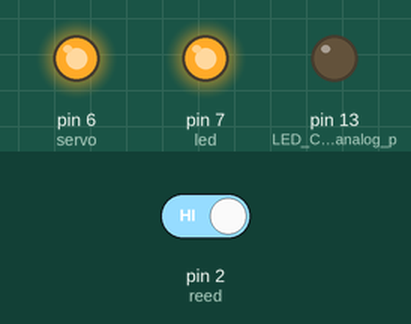
This sketch was run on a simulated Arduino Uno, built with avr-gcc and run on an emulated ATmega328P. Shown: output pins drawn as LEDs (lit = HIGH). The inputs (shaded band) are chosen by the test bench; at power-on: pin 2 (reed) HIGH. Storage starts empty; the audio player accepts every command and is not drawn; what the sketch prints to the serial monitor is not drawn.

Above: at 1.2 s.
1.3 s: pin 2 (reed) driven LOW
At 1.9 s:
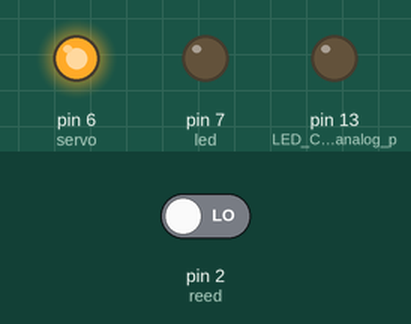
2.8 s: pin 2 (reed) driven HIGH
At 4.0 s:
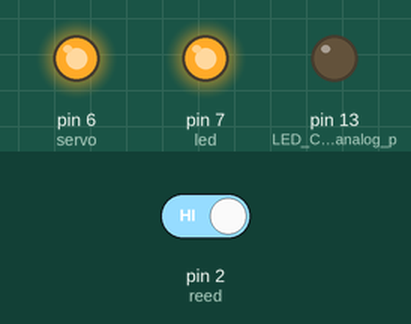
4.3 s: pin 2 (reed) driven LOW
At 7.0 s:
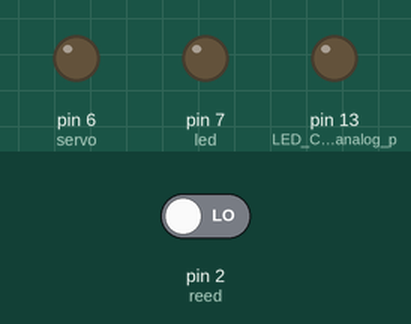
Timing chart, 0 to 8.5 s (numbered marks = the images above; inputs shaded):
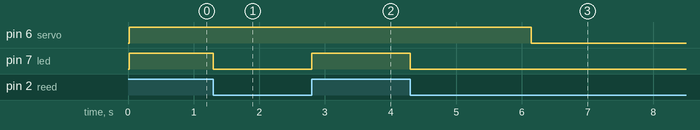

The sketch:

boneca_1.ino
```cpp
#include <SD.h>                      // need to include the SD library
//#define SD_ChipSelectPin 53  //example uses hardware SS pin 53 on Mega2560
#define SD_ChipSelectPin 4  //using digital pin 4 on arduino nano 328, can use other pins
#include <TMRpcm.h>           //  also need to include this library...
#include <SPI.h>
//#include <Servo.h>

//Servo myservo;  // create servo object to control a servo

TMRpcm tmrpcm;   // create an object for use in this sketch

unsigned long time = 0;


int reed = 2;
int led = 7;
int habilita = true;
int servo = 6;

void setup(){


  pinMode(led,OUTPUT);
  pinMode(servo,OUTPUT);
  tmrpcm.speakerPin = 9; //5,6,11 or 46 on Mega, 9 on Uno, Nano, etc
  //Complimentary Output or Dual Speakers:
  //pinMode(10,OUTPUT); Pin pairs: 9,10 Mega: 5-2,6-7,11-12,46-45
  pinMode(reed,INPUT_PULLUP);
  Serial.begin(115200);
  pinMode(13,OUTPUT); //LED Connected to analog pin 0
  if (!SD.begin(SD_ChipSelectPin)) {  // see if the card is present and can be initialized:
    Serial.println("SD fail");
    return;   // don't do anything more if not

  }
  else{
    Serial.println("SD ok");
  }
  digitalWrite(servo,0);
  //tmrpcm.volume(1);
  //tmrpcm.volume(1);
  //myservo.attach(6);
  //myservo.write(90);
  //delay(2000);
  //tmrpcm.speakerPin = 9; //5,6,11 or 46 on Mega, 9 on Uno, Nano, etc

  tmrpcm.play("choro.wav"); //the sound file "music" will play each time the arduino powers up, or is reset
  //delay(7000);
  //tmrpcm.stopPlayback();

}


void loop(){

  digitalWrite(led,digitalRead(reed));

  if(digitalRead(reed)&& habilita){
    digitalWrite(servo,1);
    tmrpcm.volume(1);
    tmrpcm.volume(1);
    tmrpcm.play("grito.wav"); //the sound file "music" will play each time the arduino powers up, or is reset
    int tempo = 0;

    while(tempo <6000){
      digitalWrite(led,digitalRead(reed));
      delay(1);
      tempo++;
    }
    tmrpcm.stopPlayback();
    tmrpcm.volume(0);
    tmrpcm.volume(0);
    tmrpcm.play("choro.wav");
    delay(10);
    tmrpcm.stopPlayback();
    habilita = false;
    digitalWrite(servo,0);
  }

  //blink the LED manually to demonstrate music playback is independant of main loop
  if(habilita &&(millis() - time > 30000) ) {
    tmrpcm.play("choro.wav");
    time = millis();
  }
  if(!digitalRead(reed)&& !habilita){
    delay(1000);
    time = millis();
    habilita = true;
    tmrpcm.play("choro.wav");
  }

}
```

Measured:
- after the input at 1.3 s, pin 7 (led): HIGH → LOW at once
- after the input at 2.8 s, pin 7 (led): LOW → HIGH at once
- after the input at 4.3 s, pin 7 (led): HIGH → LOW at once
